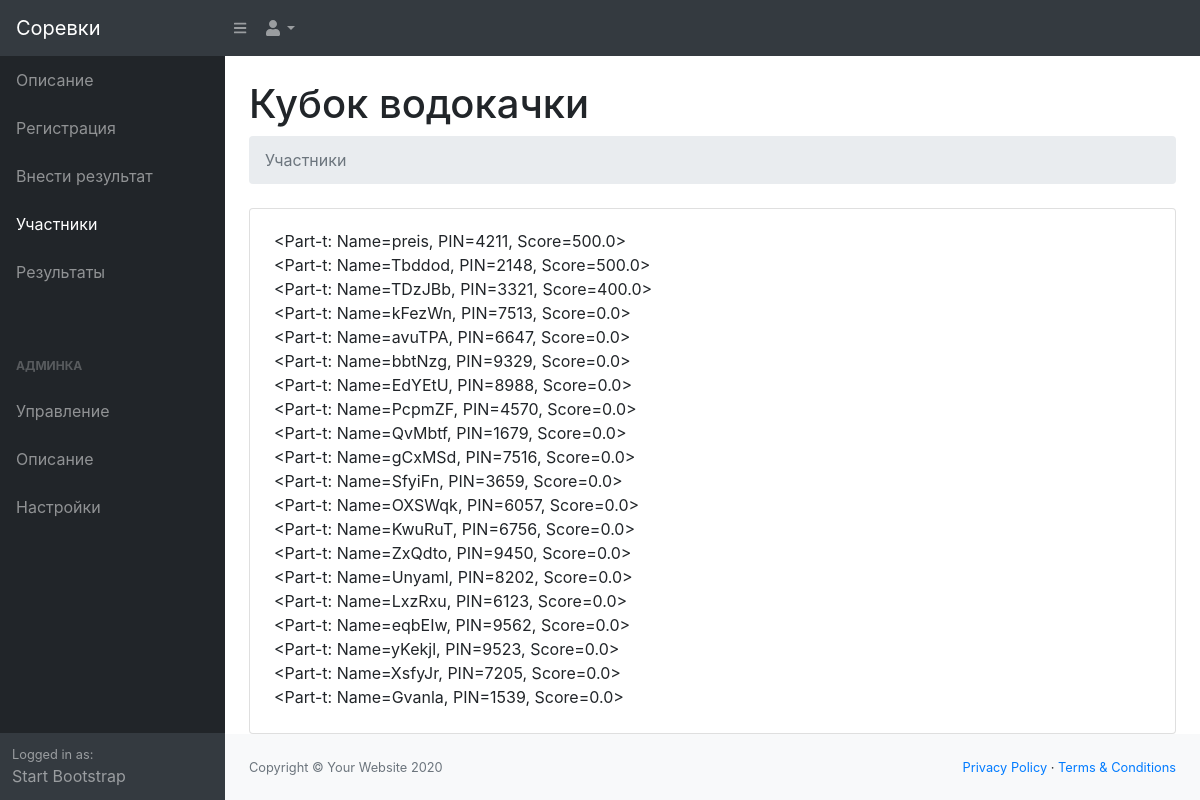
The app's page /e/1/participants/, older data.
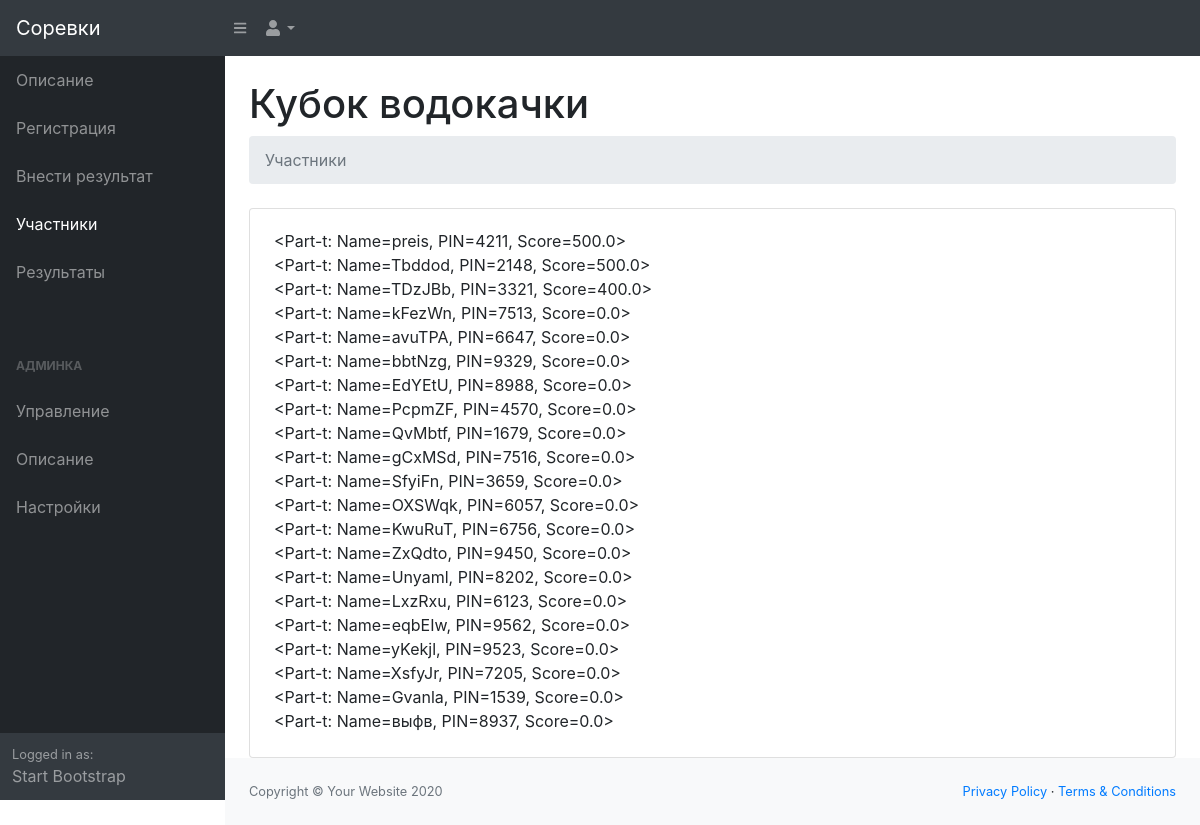
The same page, newer data.
### events/models.py (models this page shows)
class Participant(models.Model):
    first_name = models.CharField(max_length=32)
    last_name = models.CharField(max_length=32)
    birth_year = models.IntegerField(null=True)
    city = models.CharField(null=True, max_length=32)
    team = models.CharField(null=True, max_length=32)
    GRADE_BR = 'BR'
    GRADE_3YOUTH = '3Y'
    GRADE_2YOUTH = '2Y'
    GRADE_1YOUTH = '1Y'
    GRADE_3 = '3C'
    GRADE_2 = '2C'
    GRADE_1 = '1C'
    GRADE_KMS = 'KMS'
    GRADE_MS = 'MS'
    GRADE_MSMK = 'MSMK'
    GRADES = [
        (GRADE_BR, 'б/р'),
        (GRADE_3YOUTH, '3 ю.р.'),
        (GRADE_2YOUTH, '2 ю.р.'),
        (GRADE_1YOUTH, '1 ю.р.'),
        (GRADE_3, '3 сп.р.'),
        (GRADE_2, '2 сп.р.'),
        (GRADE_1, '1 сп.р.'),
        (GRADE_KMS, 'КМС'),
        (GRADE_MS, 'МС'),
        (GRADE_MSMK, 'МСМК'),
    ]
    grade = models.CharField(max_length=4, choices=GRADES, default=GRADE_BR)
    event = models.ForeignKey(Event, on_delete=models.CASCADE, related_name='participant')
    pin = models.PositiveSmallIntegerField(null=True)
    score = models.FloatField(default=0)
    is_entered_result = models.BooleanField(default=False)
    def __str__(self):
        return f'<Part-t: Name={self.last_name}, PIN={self.pin}, Score={self.score}>'

### events/views.py (the view)
# urls.py: path('e/<int:event_id>/participants/', views.EventParticipantsView.as_view(), name='event_participants'),
class EventParticipantsView(views.View):
    @staticmethod
    def get(request, event_id):
        event = Event.objects.get(id=event_id)
        participants = Participant.objects.filter(event__id=event_id)
        return render(
            request=request,
            template_name='events/event-participants.html',
            context={
                'event': event,
                'participants': participants,
            }
        )

### events/templates/events/event-participants.html
{% extends 'events/event-base.html' %}
{% block title %}
Участники
{% endblock %}
{% block content %}
{% for participant in participants %}
<div>{{ participant }}</div>
{% endfor %}
{% endblock %}

Row changes from the older to the newer data that the page shows:
added Participant: last_name+pin+score "<Part-t: Name=выфв, PIN=8937, Score=0.0>"
